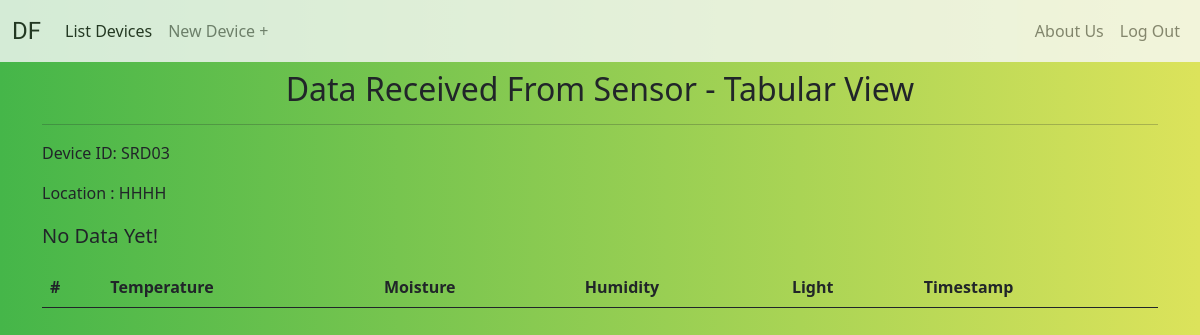
/display-data/SRD03/ (signed in), run on an earlier commit of the app's database.
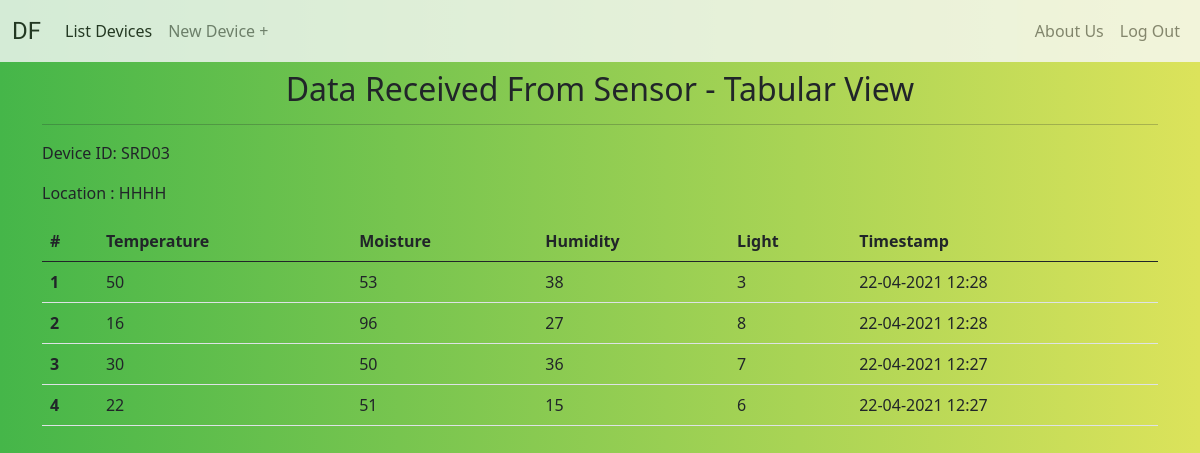
And on a later commit of the database.
### monitor/models.py (models this page shows, shortened)
class Plant(models.Model):
    name = models.CharField(max_length=128)
    moisture = models.PositiveIntegerField()
    temperature = models.PositiveIntegerField()
    humidity = models.PositiveIntegerField()
    light = models.PositiveIntegerField()
    timestamp = models.DateTimeField(auto_now_add=True)
    class Meta:
        ordering = ['-timestamp']

### monitor/views.py (the view)
# urls.py: path('display-data/<str:unique_id>/',views.display_plant_data,name='plant-data'),
@login_required
def display_plant_data(request,unique_id):
    device_obj = get_object_or_404(Device,unique_id=unique_id)
    plants_data = device_obj.plant.all()
    context = {
        'device_obj':device_obj,
        'plants_data':plants_data
    }
    return render(request,'monitor/plant-data.html',context=context)

### monitor/templates/monitor/plant-data.html
{% extends 'base.html' %}
{% block content %}
<h2 class="mt-2 text-center">Data Received From Sensor - Tabular View</h2>
<hr>
<p>Device ID: {{device_obj.unique_id}}</p>
<p>Location : {{device_obj.location}}</p>
<table class="table">
    <thead>
      <tr>
        <th scope="col">#</th>
        <th scope="col">Temperature</th>
        <th scope="col">Moisture</th>
        <th scope="col">Humidity</th>
        <th scope="col">Light</th>
        <th scope="col">Timestamp</th>
      </tr>
    </thead>
    <tbody>
    {% for each in plants_data %}
      <tr>
        <th scope="row">{{ forloop.counter }}</th>
        <td>{{each.temperature}}</td>
        <td>{{each.moisture}}</td>
        <td>{{each.humidity}}</td>
        <td>{{each.light}}</td>
        <td>{{each.timestamp|date:'d-m-Y H:i'}}</td>
      </tr>
      {% empty %}
      <p class="lead">No Data Yet!</p>
      {% endfor %}
    </tbody>
  </table>
{% endblock %}

What changed in the data, as far as the page shows it:
added Plant: temperature "50", moisture "53", humidity "38", light "3", timestamp "22-04-2021 12:28"
added Plant: temperature "16", moisture "96", humidity "27", light "8", timestamp "22-04-2021 12:28"
added Plant: temperature "30", moisture "50", humidity "36", light "7", timestamp "22-04-2021 12:27"
added Plant: temperature "22", moisture "51", humidity "15", light "6", timestamp "22-04-2021 12:27"
Also different on the page:
text no longer shown: "No Data Yet!"
